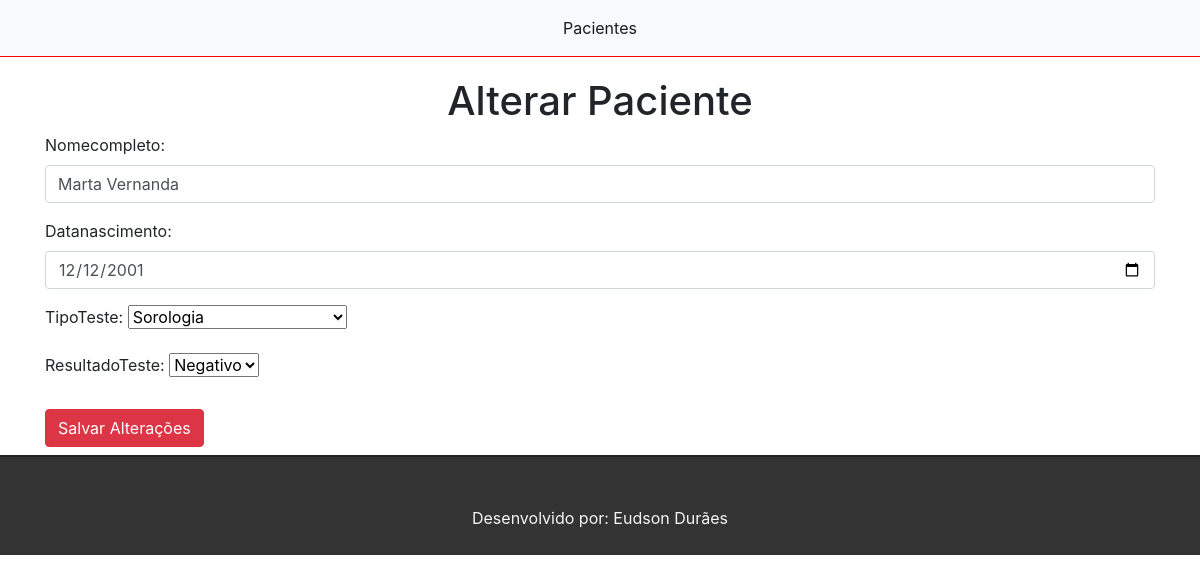
Page /AlterarPaciente/4 on the earlier database version.
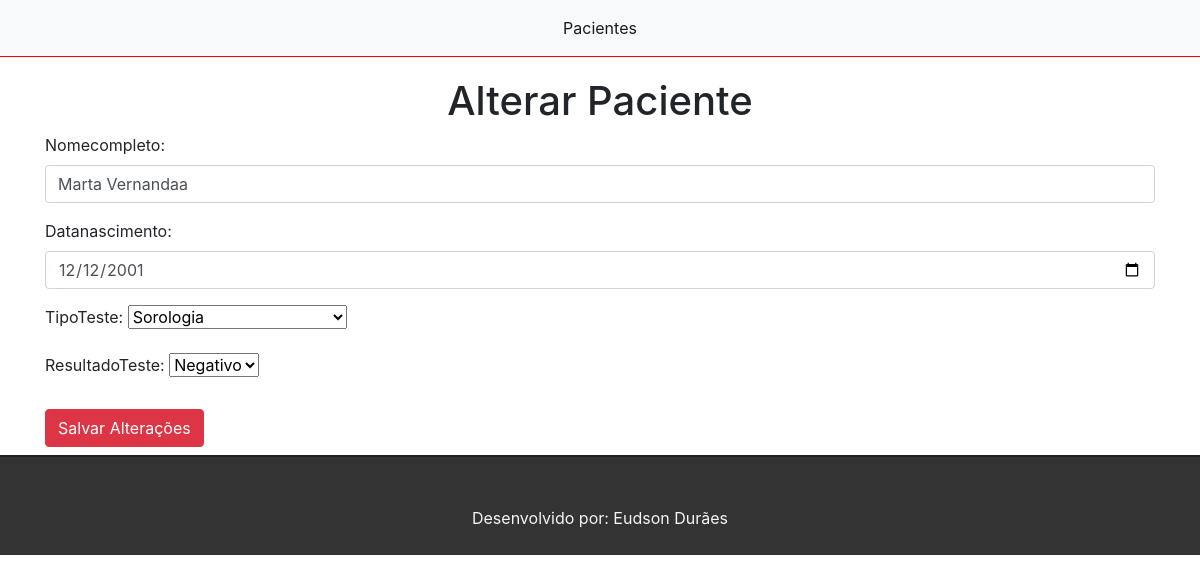
Same page on the later database version.
### ManterPacientes/models.py (models this page shows, shortened)
class Paciente(models.Model):
    Testes = (
        ("RT-PCR","RT-PCR"),("Sorologia","Sorologia"),("Teste Rápido","Teste Rápido"),("Antígenos","Antígenos"),("Teste Rápido - Anticorpos","Teste Rápido - Anticorpos")
    )
    Resultados = (
        ("Positivo","Positivo"),("Negativo","Negativo")
    )
    NomeCompleto = models.CharField(max_length=30)
    DataNascimento = models.DateField()
    TipoTeste = models.CharField(choices=Testes, max_length=30)
    ResultadoTeste = models.CharField(choices=Resultados, max_length=30)
    created_at = models.DateTimeField(auto_now_add=True)
    updated_at = models.DateTimeField(auto_now=True)

### ManterPacientes/views.py (the view)
# urls.py: path('AlterarPaciente/<int:id>', views.AlterarPaciente, name='AlterarPaciente'),
def AlterarPaciente(request,id):
    paciente = Paciente.objects.get(id=id)
    Formulario = PacienteForm(instance=paciente)
    if request.method == 'POST':
        Formulario = PacienteForm(request.POST, instance=paciente)
        if Formulario.is_valid():
            Formulario.save()
            return redirect("VisualizarPaciente")
    else:
        return render(request,'AlterarPaciente.html',{'PacienteForm':Formulario})

### ManterPacientes/forms.py
class PacienteForm(forms.ModelForm):
    NomeCompleto = forms.CharField(max_length=50,widget=forms.TextInput(attrs={'placeholder': 'Digite seu nome completo','class':'form-control'}))
    DataNascimento = forms.CharField(max_length=50,widget=forms.TextInput(attrs={'type':'date','class':'form-control'}))
    class Meta:
        model = Paciente
        fields = ('NomeCompleto','DataNascimento', "TipoTeste","ResultadoTeste")

### ManterPacientes/templates/AlterarPaciente.html (shortened to what this page needs)
{% extends 'base.html' %}
{%block Conteudo%}
<h1>Alterar Paciente</h1>
<form method="POST">
    {{PacienteForm.as_p}}
    <button type="submit" class="btn btn-danger my-2">Salvar Alterações</a>
    </form>
{%endblock%}

Differences in the rows shown:
changed Paciente "Sorologia": NomeCompleto "Marta Vernanda" → "Marta Vernandaa"
